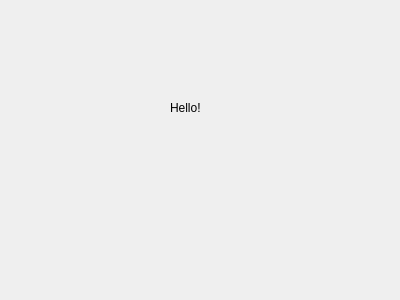
<?xml version="1.0" encoding="UTF-8"?>
<ui version="4.0">
 <class>AboutDialog</class>
 <widget class="QDialog" name="AboutDialog">
  <property name="geometry">
   <rect>
    <x>0</x>
    <y>0</y>
    <width>400</width>
    <height>300</height>
   </rect>
  </property>
  <property name="windowTitle">
   <string>Dialog</string>
  </property>
  <widget class="QLabel" name="label">
   <property name="geometry">
    <rect>
     <x>170</x>
     <y>100</y>
     <width>49</width>
     <height>16</height>
    </rect>
   </property>
   <property name="text">
    <string>Hello!</string>
   </property>
  </widget>
 </widget>
 <resources/>
 <connections/>
</ui>
